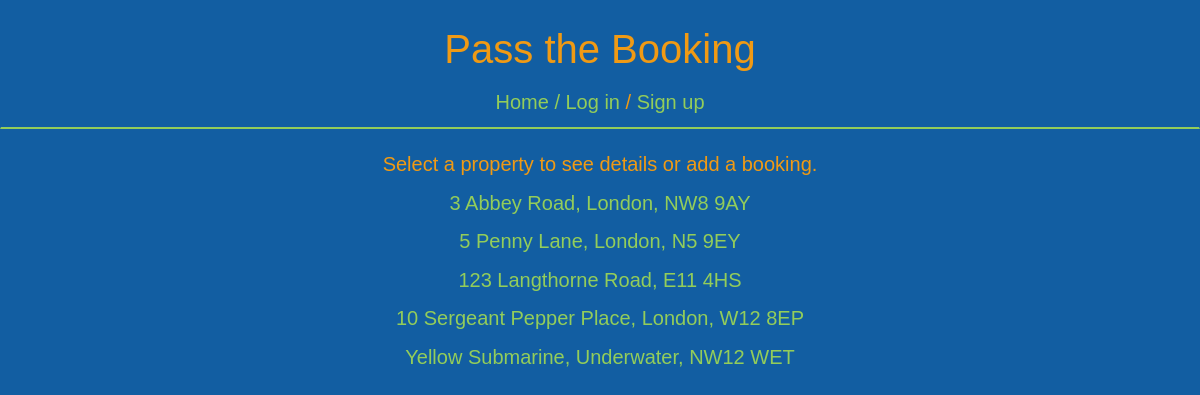
/properties/, run on an earlier commit of the app's database.
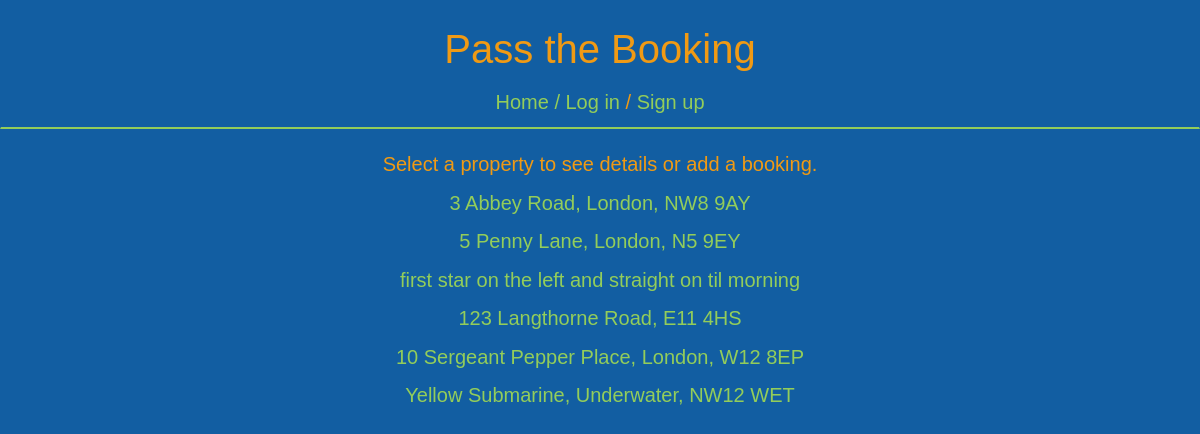
And on a later commit of the database.
### pass_the_booking/models.py (models this page shows, shortened)
class Property(models.Model):
    client = models.ForeignKey(Client, on_delete=models.CASCADE)
    address = models.TextField()
    price = models.IntegerField()
    bedrooms = models.IntegerField()
    internet = models.BooleanField()

### pass_the_booking/views/properties.py (the view)
# urls.py: url(r'^properties/$', views.property_list, name='property_list'),
def property_list(request):
    properties = Property.objects.order_by('client')
    return render(request, 'pass_the_booking/properties/property_list.html', {'properties': properties })

### pass_the_booking/templates/pass_the_booking/properties/property_list.html
{% extends 'pass_the_booking/base.html' %}
{% block content %}
<div class='main'>
<p>Select a property to see details or add a booking.</p>
{% for property in properties %}
  <div>
    <p><a href="{% url 'property_detail' pk=property.pk %}">{{ property.address }}</a></p>
  </div>
{% endfor %}
</div>
{% endblock %}

What changed in the data, as far as the page shows it:
added Property: address "first star on the left and straight on til morning"
